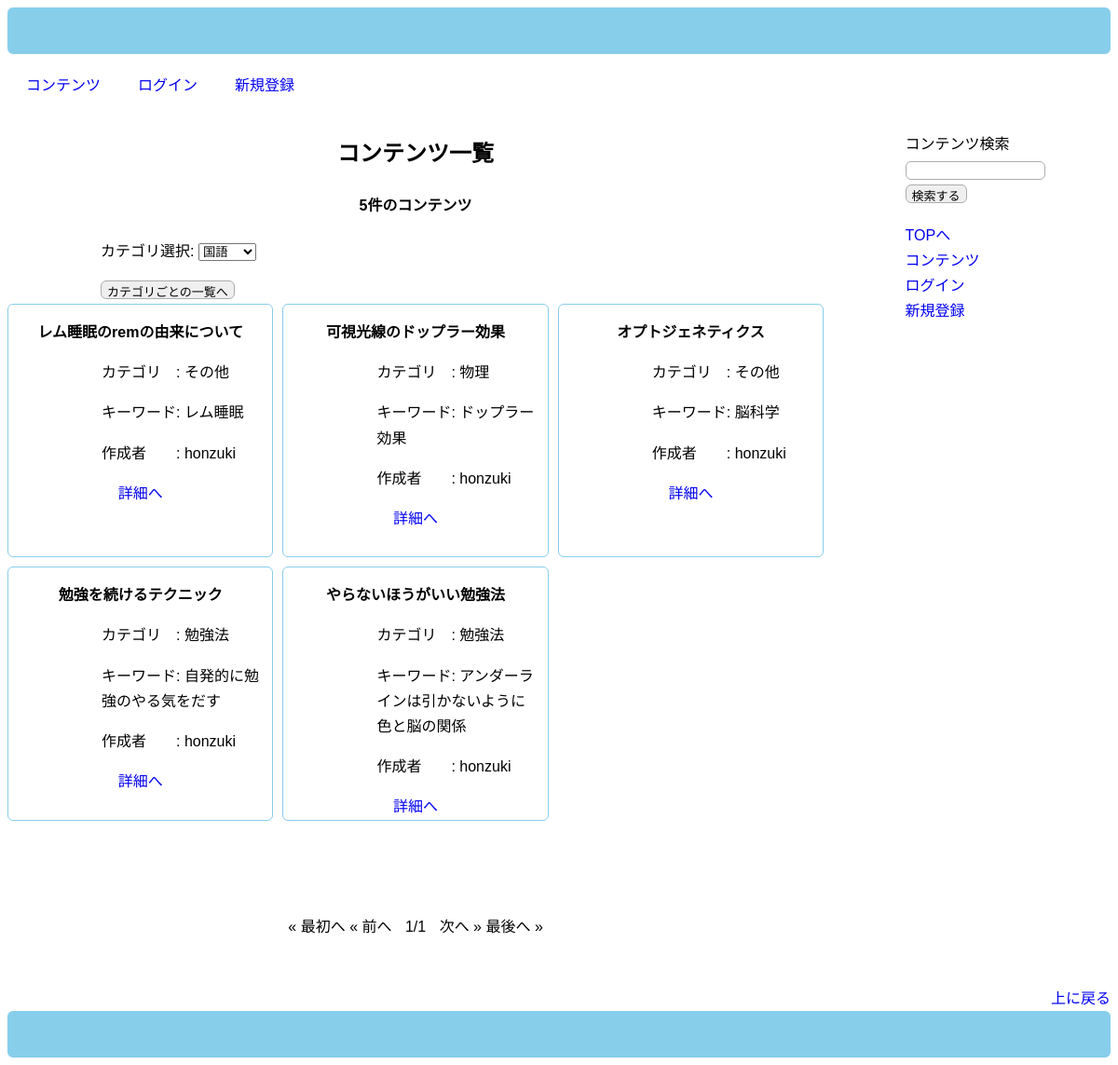
The page /list/ on the database as committed earlier.
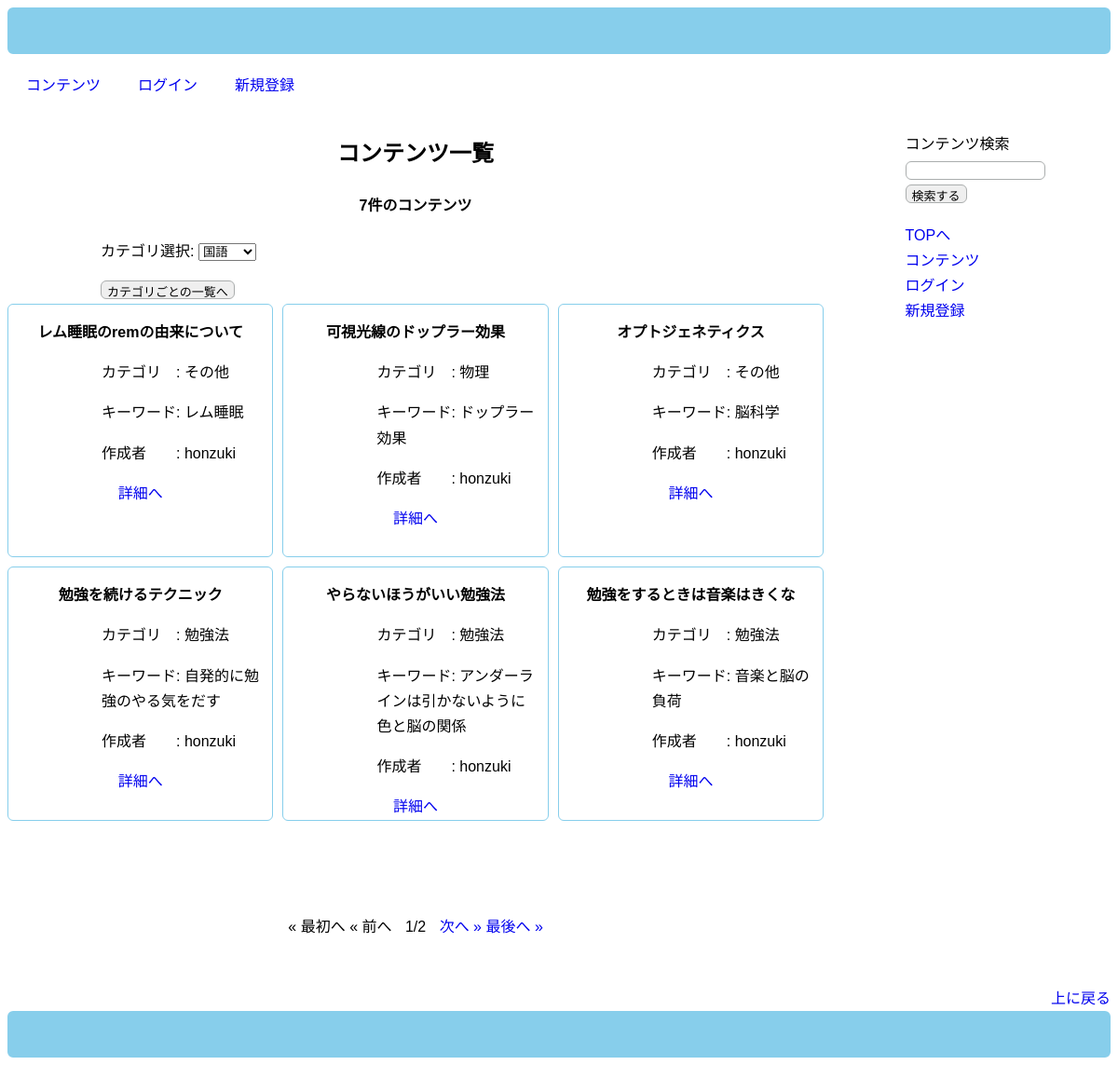
The same page on the database as committed later.
### ttolapp/models.py (models this page shows, shortened)
class TeachModel(models.Model):
    CATEGORY = (
        ('japanese','国語'), ('english', '英語'), ('society','社会'),
        ('math','数学'), ('physics','物理'), ('chemistry', '化学'),
        ('biology', '生物'), ('trivia','雑学'), ('howtostudy','勉強法'),
        ('etc.', 'その他')
        )
    title = models.CharField(
        verbose_name='タイトル', max_length=100
        )
    category = models.CharField(
        verbose_name='カテゴリ',
        max_length=30,
        choices=CATEGORY
    )
    searchword = models.CharField(
        verbose_name='キーワード',
        max_length=50,
        null=True,
        blank=True
    )
    teacher = models.ForeignKey(
        CustomUser, verbose_name='作成者',
        on_delete = models.CASCADE
    )
    content = models.TextField(verbose_name='コンテンツ')

class CustomUser(AbstractUser):
    class Meta:
        verbose_name_plural = 'ユーザー'

### ttolapp/views.py (the view)
# urls.py: path('list/', ListTeachView.as_view(), name = 'list'),
class ListTeachView(ListView, FormView):
    template_name = 'list.html'
    model = TeachModel
    form_class = CategoryFindForm
    paginate_by = 6
    def get_context_data(self, **kwargs):
        context = super().get_context_data()
        context['contents_count'] = self.get_queryset().count()
        return context

### ttolapp/forms.py
class CategoryFindForm(forms.Form):
    CATEGORY = (
        ('japanese','国語'), ('english', '英語'), ('society','社会'),
        ('math','数学'), ('physics','物理'), ('chemistry', '化学'),
        ('biology', '生物'), ('trivia','雑学'), ('howtostudy','勉強法'),
        ('etc.', 'その他')
        )
    category_choice = forms.ChoiceField(
        label='カテゴリ選択',
        choices=CATEGORY
    )

### templates/list.html (shortened to what this page needs)
{% extends 'base.html' %}
{% block content %}
<h1>コンテンツ一覧</h1>
<h4>{{contents_count}}件のコンテンツ</h4>
<form class="category-form" action="{% url 'ttolapp:category' %}" method="GET">{% csrf_token %}
    {{form.as_p}}
    <input type="submit" value="カテゴリごとの一覧へ">
</form>
    <div class="contents-list">
        {% for item in page_obj %}
            <div class="content-item">
                <p class="content-title">{{item.title}}</p>
                <div class="content-labels">
                    <p>カテゴリ　: {{item.get_category_display}}</p>
                    <p>キーワード: {{item.searchword}}</p>
                    <p>作成者　　: {{item.teacher}}</p>
                </div>
                <a href="{% url 'ttolapp:detail' item.id %}">詳細へ</a>
            </div>
        {% endfor %}
    </div>
    <div class="pagination">
        {% if page_obj.has_previous %}
            <a href="{% url 'ttolapp:list' %}">&laquo; 最初へ</a>
            <a href="?page={{ page_obj.previous_page_number }}">&laquo; 前へ</a>
        {% else %}
            <a>&laquo; 最初へ</a>
            <a>&laquo; 前へ</a>
        {% endif %}
        <span class="page-number">
            {{page_obj.number}}/{{page_obj.paginator.num_pages}}
        </span>
        {% if page_obj.has_next %}
            <a href="?page={{ page_obj.next_page_number }}">次へ &raquo;</a>
            <a href="?page={{ page_obj.paginator.num_pages }}">最後へ &raquo;</a>
        {% else %}
            <a>次へ &raquo;</a>
            <a>最後へ &raquo;</a>
        {% endif %}
    </div>
{% endblock content %}

Rows that differ between the two databases and show on the page:
added TeachModel: title "勉強をするときは音楽はきくな", category "勉強法", searchword "音楽と脳の負荷", teacher "honzuki"
Other text that changed with them:
{{ contents_count }}: "5" → "7"
{{ page_obj.paginator.num_pages }}: "1" → "2"
